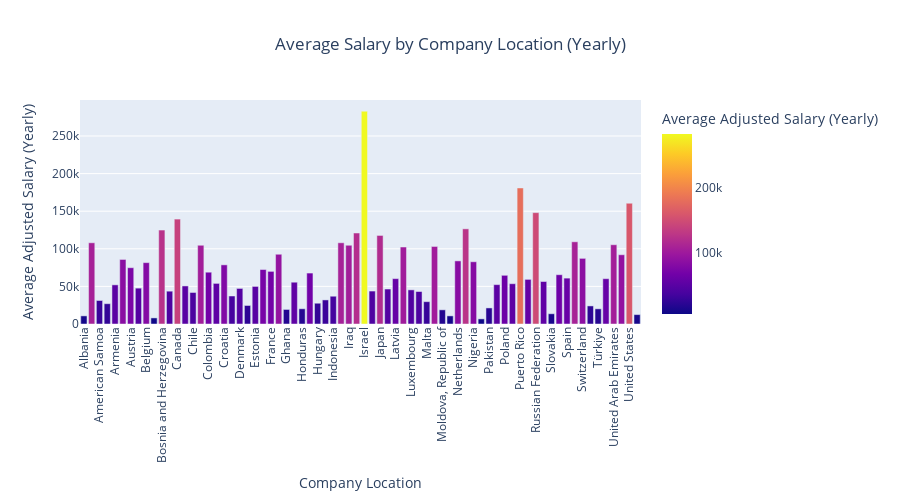

The code cell stored with this chart in its notebook:
### Markdown cell above
## Salary Comparison between Employee Residence and Company Location
The goal is to compare salaries based on the **employee's residence** and the **company's location**, using a scatter plot where each point represents the interaction between the two. Salaries are represented by the size and color of the bubbles, giving a visual comparison of salary differences across different locations.

### Scatter Plot Findings
   - The bubbles vary significantly in size and color, indicating wide disparities in salaries based on different combinations of employee residence and company location.
   - **United States** is a prominent location on both axes, with bubbles indicating relatively high salaries (larger bubbles and brighter colors).
   - **India**, **Spain**, and other countries show smaller bubbles, indicating lower salaries in comparison.
   - Some bubbles have the same location for both employee residence and company location, representing employees who live and work in the same country.

### Insights
   - Salaries can vary even for the same company location depending on where the employee resides, and vice versa.
   - Countries like the United States consistently show higher salaries, as indicated by the larger, brighter bubbles.
   - The plot reveals the global nature of employment, where employees may work remotely, living in one country while being employed by a company in another country.

### Code cell
# Average salary by company_location (Choropleth Map)
avg_salary_by_location = data.groupby('company_location', as_index=False)['adjusted_salary_usd'].mean()

fig1 = px.choropleth(
    avg_salary_by_location,
    locations='company_location',
    locationmode='country names',
    color='adjusted_salary_usd',
    hover_name='company_location',
    color_continuous_scale=px.colors.sequential.Plasma,
    title='Average Salary by Company Location',
    labels={'adjusted_salary': 'Average Adjusted Salary'},
    projection='natural earth'
)

fig1.update_layout(
    height=500,
    title_x=0.5
)


fig1.show()

# Create the bar plot using Plotly
fig2 = px.bar(
    avg_salary_by_location,
    x='company_location',
    y='adjusted_salary_usd',
    title='Average Salary by Company Location (Yearly)',
    labels={'adjusted_salary_usd': 'Average Adjusted Salary (Yearly)', 'company_location': 'Company Location'},
    color='adjusted_salary_usd',  # Color by salary for visual effect
    color_continuous_scale=px.colors.sequential.Plasma
)

# Customize layout
fig2.update_layout(
    xaxis_tickangle=-90,
    height=500,
    title_x=0.5,
)


fig2.show()

### Figure 1 — Plotly figure (JSON) as saved in the notebook; plotly's stock layout.template omitted (floating-point values rounded to 4 significant figures)
{"data": [{"alignmentgroup": "True", "hovertemplate": "Company Location=%{x}<br>Average Adjusted Salary (Yearly)=%{marker.color}<extra></extra>", "legendgroup": "", "marker": {"color": [10800, 108000, 31280.0, 27000, 52060, 85830.0, 74860.0, 47700.0, 81600.0, 8100, 124944, 43650.0, 139500.0, 50610.0, 41920.0, 104700, 68880.0, 54000, 78660.0, 37250.0, 47300.0, 24624, 49980.0, 72440.0, 69990.0, 92750.0, 19350.0, 55570.0, 20246, 67740.0, 27640.0, 32020.0, 36940.0, 108000, 104700, 121000.0, 283000.0, 43810.0, 117700.0, 46500.0, 60330.0, 102400.0, 45390.0, 43200, 29700.0, 103100.0, 18846, 10800, 83940.0, 126500.0, 82770.0, 6808.0, 21370.0, 52350, 64740.0, 53580.0, 180900, 59340.0, 148095, 56510.0, 13620.0, 65540.0, 61020.0, 109326, 87280.0, 24040.0, 20180.0, 60250.0, 105400.0, 92100.0, 160600.0, 12490.0], "coloraxis": "coloraxis", "pattern": {"shape": ""}}, "name": "", "offsetgroup": "", "orientation": "v", "showlegend": false, "textposition": "auto", "type": "bar", "x": ["Albania", "Algeria", "American Samoa", "Argentina", "Armenia", "Australia", "Austria", "Bahamas", "Belgium", "Bolivia, Plurinational State of", "Bosnia and Herzegovina", "Brazil", "Canada", "Central African Republic", "Chile", "China", "Colombia", "Costa Rica", "Croatia", "Czechia", "Denmark", "Egypt", "Estonia", "Finland", "France", "Germany", "Ghana", "Greece", "Honduras", "Hong Kong", "Hungary", "India", "Indonesia", "Iran, Islamic Republic of", "Iraq", "Ireland", "Israel", "Italy", "Japan", "Kenya", "Latvia", "Lithuania", "Luxembourg", "Malaysia", "Malta", "Mexico", "Moldova, Republic of", "Morocco", "Netherlands", "New Zealand", "Nigeria", "North Macedonia", "Pakistan", "Philippines", "Poland", "Portugal", "Puerto Rico", "Romania", "Russian Federation", "Singapore", "Slovakia", "Slovenia", "Spain", "Sweden", "Switzerland", "Thailand", "Türkiye", "Ukraine", "United Arab Emirates", "United Kingdom", "United States", "Viet Nam"], "xaxis": "x", "y": [10800, 108000, 31280.0, 27000, 52060, 85830.0, 74860.0, 47700.0, 81600.0, 8100, 124944, 43650.0, 139500.0, 50610.0, 41920.0, 104700, 68880.0, 54000, 78660.0, 37250.0, 47300.0, 24624, 49980.0, 72440.0, 69990.0, 92750.0, 19350.0, 55570.0, 20246, 67740.0, 27640.0, 32020.0, 36940.0, 108000, 104700, 121000.0, 283000.0, 43810.0, 117700.0, 46500.0, 60330.0, 102400.0, 45390.0, 43200, 29700.0, 103100.0, 18846, 10800, 83940.0, 126500.0, 82770.0, 6808.0, 21370.0, 52350, 64740.0, 53580.0, 180900, 59340.0, 148095, 56510.0, 13620.0, 65540.0, 61020.0, 109326, 87280.0, 24040.0, 20180.0, 60250.0, 105400.0, 92100.0, 160600.0, 12490.0], "yaxis": "y"}], "layout": {"barmode": "relative", "coloraxis": {"colorbar": {"title": {"text": "Average Adjusted Salary (Yearly)"}}, "colorscale": [[0, "#0d0887"], [0.1111, "#46039f"], [0.2222, "#7201a8"], [0.3333, "#9c179e"], [0.4444, "#bd3786"], [0.5556, "#d8576b"], [0.6667, "#ed7953"], [0.7778, "#fb9f3a"], [0.8889, "#fdca26"], [1, "#f0f921"]]}, "height": 500, "legend": {"tracegroupgap": 0}, "title": {"text": "Average Salary by Company Location (Yearly)", "x": 0.5}, "xaxis": {"anchor": "y", "domain": [0, 1], "tickangle": -90, "title": {"text": "Company Location"}}, "yaxis": {"anchor": "x", "domain": [0, 1], "title": {"text": "Average Adjusted Salary (Yearly)"}}}}
